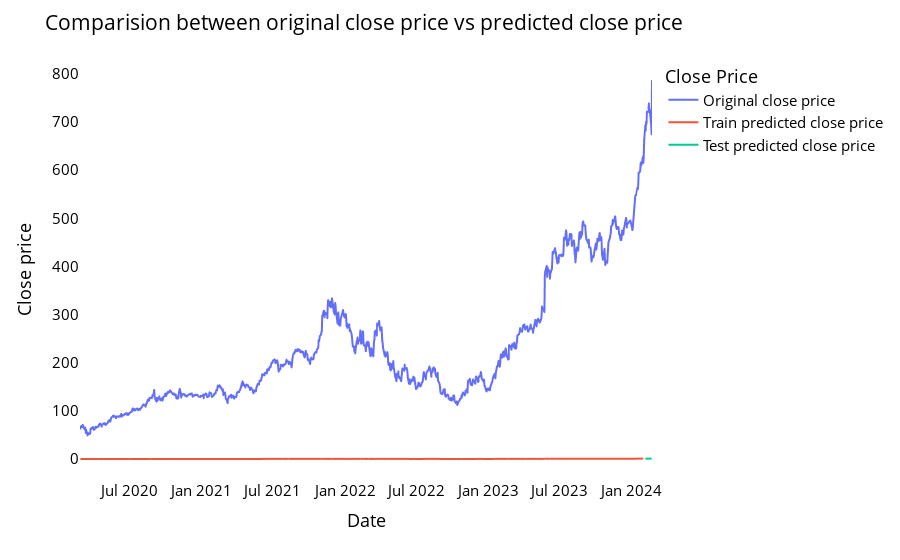

Write notebook code for a chart like this one.
### Code cell
# shift train predictions for plotting

look_back=time_step
trainPredictPlot = np.empty_like(closedf)
trainPredictPlot[:, :] = np.nan
trainPredictPlot[look_back:len(train_predict)+look_back, :] = train_predict
print("Train predicted data: ", trainPredictPlot.shape)

# shift test predictions for plotting
testPredictPlot = np.empty_like(closedf)
testPredictPlot[:, :] = np.nan
testPredictPlot[len(train_predict)+(look_back*2)+1:len(closedf)-1, :] = test_predict
print("Test predicted data: ", testPredictPlot.shape)

names = cycle(['Original close price','Train predicted close price','Test predicted close price'])

plotdf = pd.DataFrame({'date': close_stock['Date'],
                       'original_close': close_stock['Close'],
                      'train_predicted_close': trainPredictPlot.reshape(1,-1)[0].tolist(),
                      'test_predicted_close': testPredictPlot.reshape(1,-1)[0].tolist()})

fig = px.line(plotdf,x=plotdf['date'], y=[plotdf['original_close'],plotdf['train_predicted_close'],
                                          plotdf['test_predicted_close']],
              labels={'value':'Close price','date': 'Date'})
fig.update_layout(title_text='Comparision between original close price vs predicted close price',
                  plot_bgcolor='white', font_size=15, font_color='black',legend_title_text='Close Price')
fig.for_each_trace(lambda t:  t.update(name = next(names)))

fig.update_xaxes(showgrid=False)
fig.update_yaxes(showgrid=False)
fig.show()

### Figure 1 — Plotly figure (JSON) as saved in the notebook; plotly's stock layout.template omitted (floating-point values rounded to 4 significant figures; data arrays with more than 128 entries replaced by an {"elided": "..."} marker saying what was removed)
{"data": [{"hovertemplate": "variable=original_close<br>Date=%{x}<br>Close price=%{y}<extra></extra>", "legendgroup": "original_close", "line": {"color": "#636efa", "dash": "solid"}, "marker": {"symbol": "circle"}, "mode": "lines", "name": "Original close price", "showlegend": true, "type": "scattergl", "x": {"elided": "1005 str values"}, "xaxis": "x", "y": {"elided": "1005 float values"}, "yaxis": "y"}, {"hovertemplate": "variable=train_predicted_close<br>Date=%{x}<br>Close price=%{y}<extra></extra>", "legendgroup": "train_predicted_close", "line": {"color": "#EF553B", "dash": "solid"}, "marker": {"symbol": "circle"}, "mode": "lines", "name": "Train predicted close price", "showlegend": true, "type": "scattergl", "x": {"elided": "1005 str values"}, "xaxis": "x", "y": {"elided": "1005 float values"}, "yaxis": "y"}, {"hovertemplate": "variable=test_predicted_close<br>Date=%{x}<br>Close price=%{y}<extra></extra>", "legendgroup": "test_predicted_close", "line": {"color": "#00cc96", "dash": "solid"}, "marker": {"symbol": "circle"}, "mode": "lines", "name": "Test predicted close price", "showlegend": true, "type": "scattergl", "x": {"elided": "1005 str values"}, "xaxis": "x", "y": {"elided": "1005 float values"}, "yaxis": "y"}], "layout": {"font": {"color": "black", "size": 15}, "legend": {"title": {"text": "Close Price"}, "tracegroupgap": 0}, "margin": {"t": 60}, "plot_bgcolor": "white", "title": {"text": "Comparision between original close price vs predicted close price"}, "xaxis": {"anchor": "y", "domain": [0, 1], "showgrid": false, "title": {"text": "Date"}}, "yaxis": {"anchor": "x", "domain": [0, 1], "showgrid": false, "title": {"text": "Close price"}}}}
